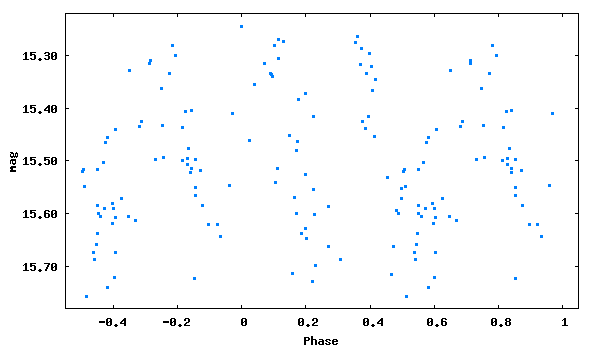

Reproduce this figure in gnuplot.
set term png size 600,350 medium
set colors classic
set output 'phase_lc_5.png'
set xlabel 'Phase'
set ylabel 'mag'
#set title 'JDmax = 2447477.22500 + 1.4981722 x E'
set format y '%5.2f'
plot [-0.55:1.05][15.78:15.22] "phase_lc_5.dat" linecolor 3 pointtype 5 pointsize 0.3 title ""
